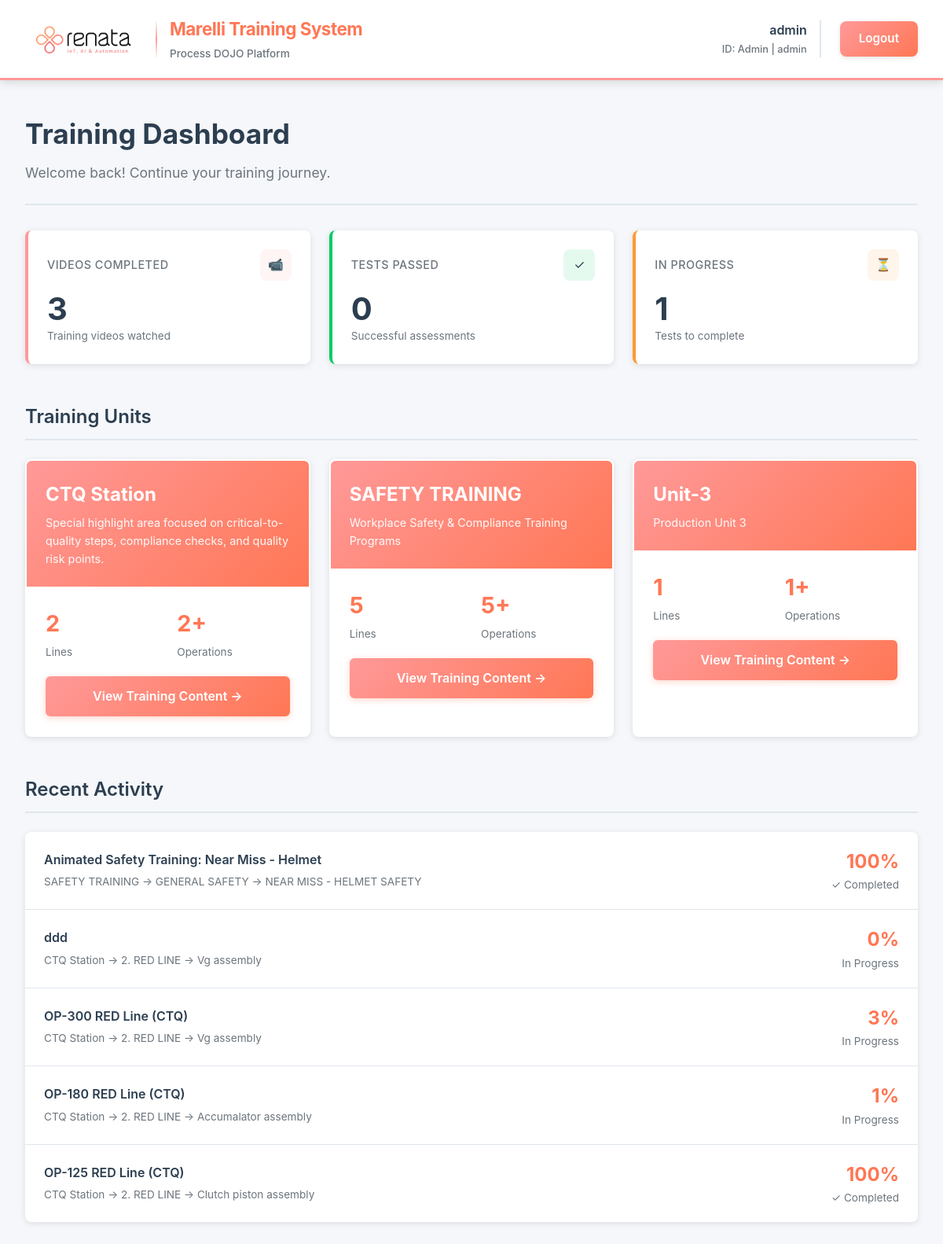
Screenshot of / (signed in) with the database file from the repository.
### process_dojo/models.py (models this page shows, shortened)
class EmployeeProfile(models.Model):
    user = models.OneToOneField(User, on_delete=models.CASCADE, related_name='employee_profile')
    employee_id = models.CharField(max_length=50, unique=True, db_index=True)
    plant = models.CharField(max_length=100)
    unit = models.CharField(max_length=100)
    department = models.CharField(max_length=100)
    biometric_id = models.CharField(max_length=100, blank=True, null=True, unique=True)
    created_at = models.DateTimeField(auto_now_add=True)
    updated_at = models.DateTimeField(auto_now=True)
    class Meta:
        ordering = ['employee_id']
        indexes = [
            models.Index(fields=['employee_id']),
            models.Index(fields=['plant', 'unit']),
        ]

class Unit(models.Model):
    name = models.CharField(max_length=100, unique=True)
    description = models.TextField(blank=True)
    is_active = models.BooleanField(default=True)
    created_at = models.DateTimeField(auto_now_add=True)
    class Meta:
        ordering = ['name']

class VideoCompletion(models.Model):
    user = models.ForeignKey(User, on_delete=models.CASCADE, related_name='video_completions')
    video = models.ForeignKey(TrainingVideo, on_delete=models.CASCADE, related_name='completions')
    completion_percentage = models.FloatField(
        default=0.0,
        validators=[MinValueValidator(0.0), MaxValueValidator(100.0)]
    )
    is_completed = models.BooleanField(default=False)
    access_count = models.IntegerField(default=0)
    last_watched_at = models.DateTimeField(auto_now=True)
    created_at = models.DateTimeField(auto_now_add=True)
    class Meta:
        unique_together = ['user', 'video']
        ordering = ['-last_watched_at']
        indexes = [
            models.Index(fields=['user', 'is_completed']),
            models.Index(fields=['video', 'is_completed']),
            models.Index(fields=['-last_watched_at']),
        ]

class TrainingVideo(models.Model):
    operation = models.ForeignKey(Operation, on_delete=models.CASCADE, related_name='videos')
    title = models.CharField(max_length=200)
    description = models.TextField(blank=True)
    video_file = models.FileField(upload_to='training_videos/%Y/%m/')
    thumbnail = models.ImageField(upload_to='video_thumbnails/', blank=True, null=True)
    duration_seconds = models.IntegerField(default=0, help_text="Video duration in seconds")
    has_voice = models.BooleanField(default=True)
    has_callouts = models.BooleanField(default=False)
    is_active = models.BooleanField(default=True)
    order = models.IntegerField(default=0, help_text="Display order")
    created_at = models.DateTimeField(auto_now_add=True)
    updated_at = models.DateTimeField(auto_now=True)
    class Meta:
        ordering = ['operation', 'order', 'title']
        indexes = [
            models.Index(fields=['operation', 'is_active']),
        ]

class Operation(models.Model):
    line = models.ForeignKey(Line, on_delete=models.CASCADE, related_name='operations')
    name = models.CharField(max_length=100)
    operation_code = models.CharField(max_length=50, blank=True)
    description = models.TextField(blank=True)
    is_ctq_station = models.BooleanField(default=False, help_text="Critical to Quality station")
    is_active = models.BooleanField(default=True)
    order = models.IntegerField(default=0, help_text="Display order")
    created_at = models.DateTimeField(auto_now_add=True)
    class Meta:
        ordering = ['line', 'order', 'name']
        unique_together = ['line', 'name']
        indexes = [
            models.Index(fields=['line', 'is_active']),
            models.Index(fields=['is_ctq_station']),
        ]

class Line(models.Model):
    unit = models.ForeignKey(Unit, on_delete=models.CASCADE, related_name='lines')
    name = models.CharField(max_length=100)
    description = models.TextField(blank=True)
    is_active = models.BooleanField(default=True)
    created_at = models.DateTimeField(auto_now_add=True)
    class Meta:
        ordering = ['unit', 'name']
        unique_together = ['unit', 'name']
        indexes = [
            models.Index(fields=['unit', 'is_active']),
        ]

### process_dojo/views.py (the view)
# urls.py: path('', views.DashboardView.as_view(), name='dashboard'),
class DashboardView(LoginRequiredMixin, ListView):
    template_name = 'process_dojo/dashboard.html'
    context_object_name = 'units'
    def get_queryset(self):
        return Unit.objects.filter(is_active=True).prefetch_related(
            'lines__operations__videos'
        )
    def get_context_data(self, **kwargs):
        context = super().get_context_data(**kwargs)
        user = self.request.user
        context['total_videos_completed'] = VideoCompletion.objects.filter(
            user=user, is_completed=True
        ).count()
        context['total_tests_passed'] = TestAttempt.objects.filter(
            user=user, status='completed', passed=True
        ).count()
        context['in_progress_attempts'] = TestAttempt.objects.filter(
            user=user, status='in_progress'
        ).count()
        context['recent_completions'] = VideoCompletion.objects.filter(
            user=user
        ).select_related('video__operation__line__unit').order_by('-last_watched_at')[:5]
        return context

### process_dojo/templates/process_dojo/dashboard.html (shortened to what this page needs)
{% extends "process_dojo/base.html" %}
{% block content %}
<div class="page-header">
    <h1 class="page-title">Training Dashboard</h1>
    <p class="page-subtitle">Welcome back! Continue your training journey.</p>
</div>
<div class="stats-grid">
    <div class="stat-card stat-card-videos">
        <div class="stat-header">
            <div class="stat-title">Videos Completed</div>
            <div class="stat-icon stat-icon-videos">📹</div>
        </div>
        <div class="stat-value">{{ total_videos_completed }}</div>
        <div class="stat-label">Training videos watched</div>
    </div>
    <div class="stat-card stat-card-tests">
        <div class="stat-header">
            <div class="stat-title">Tests Passed</div>
            <div class="stat-icon stat-icon-tests">✓</div>
        </div>
        <div class="stat-value">{{ total_tests_passed }}</div>
        <div class="stat-label">Successful assessments</div>
    </div>
    <div class="stat-card stat-card-progress">
        <div class="stat-header">
            <div class="stat-title">In Progress</div>
            <div class="stat-icon stat-icon-progress">⏳</div>
        </div>
        <div class="stat-value">{{ in_progress_attempts }}</div>
        <div class="stat-label">Tests to complete</div>
    </div>
</div>
<h2 class="section-title">Training Units</h2>
<div class="units-grid">
    {% for unit in units %}
    <div class="unit-card">
        <div class="unit-header">
            <div class="unit-name">{{ unit.name }}</div>
            {% if unit.description %}
            <div class="unit-description">{{ unit.description }}</div>
            {% endif %}
        </div>
        <div class="unit-body">
            <div class="unit-stats">
                <div class="unit-stat-item">
                    <div class="unit-stat-value">{{ unit.lines.count }}</div>
                    <div class="unit-stat-label">Lines</div>
                </div>
                <div class="unit-stat-item">
                    <div class="unit-stat-value">
                        {{ unit.lines.all|length }}+
                    </div>
                    <div class="unit-stat-label">Operations</div>
                </div>
            </div>
            <div class="unit-actions">
                <a href="{% url 'process_dojo:unit_detail' unit.id %}" class="btn-view-unit">
                    View Training Content →
                </a>
            </div>
        </div>
    </div>
    {% empty %}
    <div class="empty-state">
        <div class="empty-icon">📦</div>
        <div class="empty-text">No training units available yet.</div>
    </div>
    {% endfor %}
</div>
{% if recent_completions %}
<h2 class="section-title">Recent Activity</h2>
<div class="activity-list">
    {% for completion in recent_completions %}
    <div class="activity-item">
        <div class="activity-info">
            <div class="activity-video">{{ completion.video.title }}</div>
            <div class="activity-operation">
                {{ completion.video.operation.line.unit.name }} →
                {{ completion.video.operation.line.name }} →
                {{ completion.video.operation.name }}
            </div>
        </div>
        <div class="activity-progress">
            <div class="progress-percentage">{{ completion.completion_percentage|floatformat:0 }}%</div>
            <div class="progress-status">
                {% if completion.is_completed %}✓ Completed{% else %}In Progress{% endif %}
            </div>
        </div>
    </div>
    {% endfor %}
</div>
{% endif %}
{% endblock %}

### process_dojo/templates/process_dojo/base.html (shortened to what this page needs)
{% load static %}
<!DOCTYPE html>
<html lang="en">
<head>
</head>
<body>
    <header class="header">
        <div class="header-container">
            <div class="logo-section">
                <div class="logo-wrapper">
                    <img src="{% static 'logo.png' %}" alt="Company Logo" class="logo-image">
                    <div class="brand-divider"></div>
                    <div class="brand-info">
                        <div class="project-name">Marelli Training System</div>
                        <div class="project-subtitle">Process DOJO Platform</div>
                    </div>
                </div>
            </div>
            {% if user.is_authenticated %}
            <div class="user-section">
                <div class="user-info">
                    <div class="user-name">{{ user.get_full_name|default:user.username }}</div>
                    <div class="user-id">
                        {% if user.employee_profile %}
                        ID: {{ user.employee_profile.employee_id }} | {{ user.employee_profile.unit }}
                        {% endif %}
                    </div>
                </div>
                <a href="{% url 'process_dojo:logout' %}" class="btn btn-logout">Logout</a>
            </div>
            {% endif %}
        </div>
    </header>
    <main class="main-content">
        {% block content %}{% endblock %}
    </main>
</body>
</html>

### process_dojo/templates/process_dojo/base.html (style rules this page uses)
* { margin: 0; padding: 0; box-sizing: border-box; }
:root { --primary-coral: #ff9999; --secondary-coral: #ff8866; --dark-coral: #ff7755; --light-coral: #ffaa99; --accent-orange: #ffaa77; --success-green: #00cc66; --warning-orange: #ff9933; --danger-red: #cc3333; --light-gray: #f5f7fa; --medium-gray: #e0e6ed; --text-coral: #ff7755; --dark-gray: #6c757d; --white: #ffffff; --text-dark: #2c3e50; --shadow: rgba(0, 0, 0, 0.1); --shadow-md: rgba(0, 0, 0, 0.15); }
body { font-family: -apple-system, BlinkMacSystemFont, "Segoe UI", Roboto, "Helvetica Neue", Arial, sans-serif; background-color: var(--light-gray); color: var(--text-dark); line-height: 1.6; min-height: 100vh; display: flex; flex-direction: column; }
.header { background: var(--white); color: var(--text-dark); padding: 1.2rem 2rem; box-shadow: 0 2px 12px var(--shadow-md); position: sticky; top: 0; z-index: 1000; border-bottom: 3px solid var(--primary-coral); }
.header-container { max-width: 1400px; margin: 0 auto; display: flex; justify-content: space-between; align-items: center; }
.logo-section { display: flex; align-items: center; gap: 1.5rem; }
.logo-wrapper { display: flex; align-items: center; gap: 1rem; }
.logo-image { height: 50px; width: auto; }
.brand-divider { height: 50px; width: 2px; background: linear-gradient(to bottom, transparent, var(--primary-coral), transparent); }
.brand-info { display: flex; flex-direction: column; gap: 0.2rem; }
.project-name { font-size: 1.4rem; font-weight: 700; color: var(--dark-coral); letter-spacing: -0.5px; }
.project-subtitle { font-size: 0.85rem; color: var(--dark-gray); font-weight: 500; }
.user-section { display: flex; align-items: center; gap: 1.5rem; }
.user-info { text-align: right; padding-right: 1rem; border-right: 2px solid var(--medium-gray); }
.user-name { font-weight: 600; font-size: 1rem; color: var(--text-dark); margin-bottom: 0.1rem; }
.user-id { font-size: 0.8rem; color: var(--dark-gray); font-weight: 500; }
.btn { padding: 0.65rem 1.5rem; border: none; border-radius: 8px; cursor: pointer; font-size: 0.95rem; font-weight: 600; text-decoration: none; display: inline-flex; align-items: center; justify-content: center; transition: all 0.3s ease; box-shadow: 0 2px 6px rgba(0, 0, 0, 0.1); }
.btn-logout { background: linear-gradient(135deg, var(--primary-coral) 0%, var(--dark-coral) 100%); color: var(--white); border: none; }
.main-content { flex: 1; max-width: 1400px; margin: 0 auto; padding: 2.5rem 2rem; width: 100%; }
.page-header { margin-bottom: 2rem; padding-bottom: 1.5rem; border-bottom: 2px solid var(--medium-gray); }
.page-title { font-size: 2.2rem; color: var(--text-dark); margin-bottom: 0.5rem; font-weight: 700; }
.page-subtitle { color: var(--dark-gray); font-size: 1.1rem; font-weight: 400; }

### rows the page displays
Unit: name "CTQ Station", description "Special highlight area focused on critical-to-quality steps, compliance checks, and quality risk points.", lines.count "2", lines.all|length "2"
Unit: name "SAFETY TRAINING", description "Workplace Safety & Compliance Training Programs", lines.count "5", lines.all|length "5"
Unit: name "Unit-3", description "Production Unit 3", lines.count "1", lines.all|length "1"
VideoCompletion: video "Animated Safety Training: Near Miss - Helmet", video.operation.line.unit.name "SAFETY TRAINING", video.operation.line.name "GENERAL SAFETY", video.operation.name "NEAR MISS - HELMET SAFETY", completion_percentage "100", is_completed "✓ Completed"
VideoCompletion: video "ddd", video.operation.line.unit.name "CTQ Station", video.operation.line.name "2. RED LINE", video.operation.name "Vg assembly", completion_percentage "0", is_completed "In Progress"
VideoCompletion: video "OP-300 RED Line (CTQ)", video.operation.line.unit.name "CTQ Station", video.operation.line.name "2. RED LINE", video.operation.name "Vg assembly", completion_percentage "3", is_completed "In Progress"
VideoCompletion: video "OP-180 RED Line (CTQ)", video.operation.line.unit.name "CTQ Station", video.operation.line.name "2. RED LINE", video.operation.name "Accumalator assembly", completion_percentage "1", is_completed "In Progress"
VideoCompletion: video "OP-125 RED Line (CTQ)", video.operation.line.unit.name "CTQ Station", video.operation.line.name "2. RED LINE", video.operation.name "Clutch piston assembly", completion_percentage "100", is_completed "✓ Completed"

### other values shown
{{ user.get_full_name|default:user.username }} "admin"
{{ user.employee_profile.employee_id }} "Admin"
{{ user.employee_profile.unit }} "admin"
{{ total_videos_completed }} "3"
{{ total_tests_passed }} "0"
{{ in_progress_attempts }} "1"
